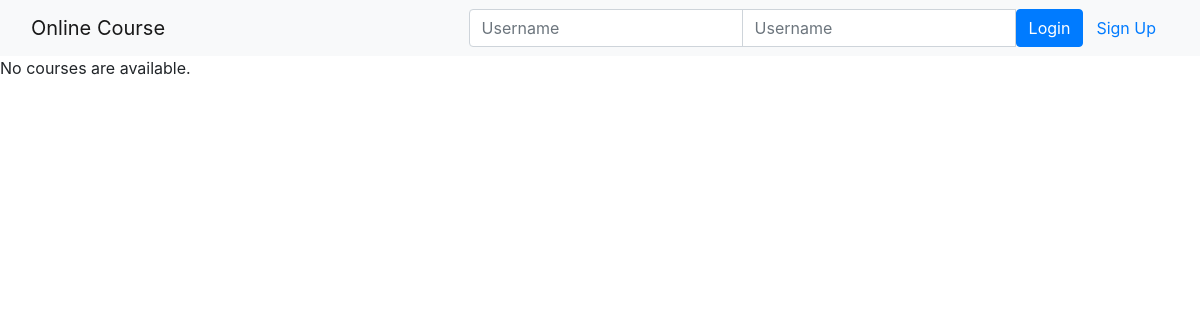
/onlinecourse/, run on an earlier commit of the app's database.
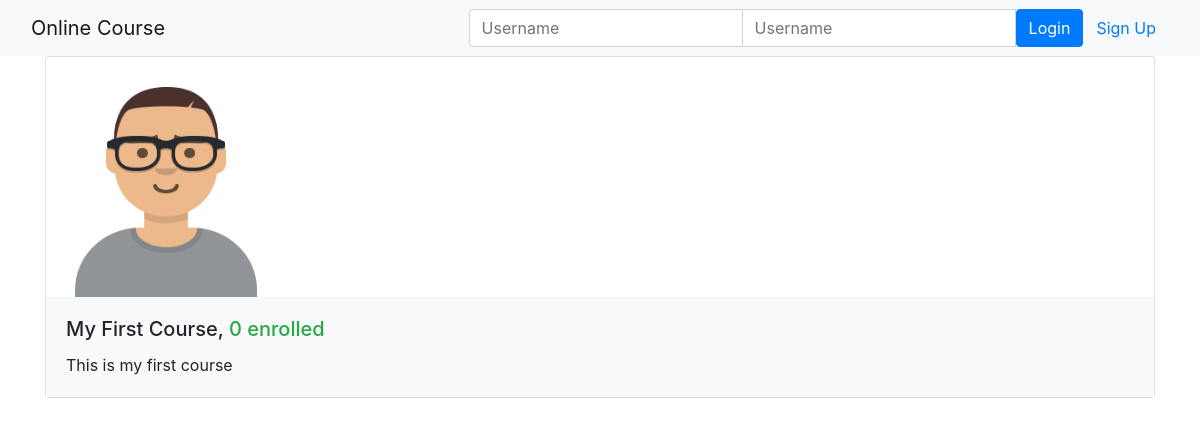
And on a later commit of the database.
### onlinecourse/models.py (models this page shows, shortened)
class Course(models.Model):
    name = models.CharField(null=False, max_length=30, default='online course')
    image = models.ImageField(upload_to='course_images/')
    description = models.CharField(max_length=1000)
    pub_date = models.DateField(null=True)
    instructors = models.ManyToManyField(Instructor)
    users = models.ManyToManyField(settings.AUTH_USER_MODEL, through='Enrollment')
    total_enrollment = models.IntegerField(default=0)
    is_enrolled = False

### onlinecourse/views.py (the view)
class CourseListView(generic.ListView):
    template_name = 'onlinecourse/course_list_bootstrap.html'
    context_object_name = 'course_list'
    def get_queryset(self):
        user = self.request.user
        courses = Course.objects.order_by('-total_enrollment')[:10]
        for course in courses:
            if user.is_authenticated:
                course.is_enrolled = check_if_enrolled(user, course)
        return courses

### onlinecourse/templates/onlinecourse/course_list_bootstrap.html (shortened to what this page needs)
<!DOCTYPE html>
<html lang="en">
<head>
    {% load static %}
    <link rel="stylesheet" href="https://maxcdn.bootstrapcdn.com/bootstrap/4.5.2/css/bootstrap.min.css">
</head>
<body>
    <nav class="navbar navbar-light bg-light">
        <div class="container-fluid">
            <div class="navbar-header">
                  <a class="navbar-brand" href="#">Online Course</a>
            </div>
            <ul class="nav navbar-nav navbar-right">
                {% if user.is_authenticated %}
                <li>
                    <a class="btn btn-link" href="#">{{ user.first_name }}({{ user.username }})</a>
                    <a class="btn btn-link" href="{% url 'onlinecourse:logout' %}">Logout</a>
                </li>
                {% else %}
                <li>
                    <form class="form-inline" action="{% url 'onlinecourse:login' %}" method="post">
                        <div class="input-group">
                            <input type="text" class="form-control" placeholder="Username" name="username" >
                            <input type="password" class="form-control" placeholder="Username" name="psw" >
                            <button class="btn btn-primary" type="submit">Login</button>
                            <a class="btn btn-link" href="{% url 'onlinecourse:registration' %}">Sign Up</a>
                        </div>
                    </form>
                </li>
                {% endif %}
            </ul>
        </div>
    </nav>
    {% if course_list %}
        <div class="container">
            <div class="card-deck">
                {% for course in course_list %}
                         <div class="card" style="width: 36rem;">
                          <img class="card-img-left" src="{{MEDIA_URL}}/{{ course.image }}" width="240px" height="240px"
                               alt="Course image">
                          <div class="card-body bg-light">
                              <h5 class="card-title">{{ course.name }}, <span class="text-success">
                                  {{ course.total_enrollment}} enrolled</span></h5>
                            <p class="card-text">{{ course.description}}</p>
                          </div>
                        </div>
                {% endfor %}
            </div>
        </div>
    {% else %}
        <p>No courses are available.</p>
    {% endif %}
</body>
</html>

What changed in the data, as far as the page shows it:
added Course: image (picture), name "My First Course", total_enrollment "0", description "This is my first course"
Also different on the page:
text no longer shown: "No courses are available."
